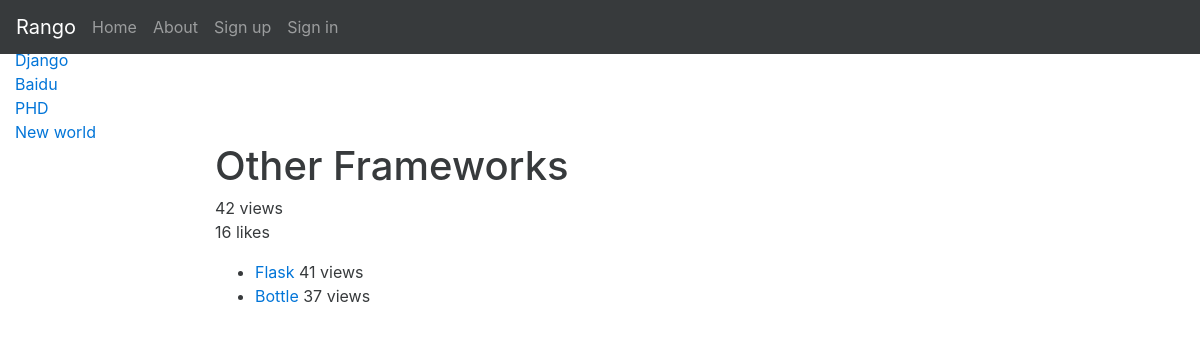
The app's page /rango/category/other-frameworks/ with its own data.
### rango/models.py (models this page shows, shortened)
class Category(models.Model):
	name = models.CharField(max_length = 128, unique = True)
	views = models.IntegerField(default = 0)
	likes = models.IntegerField(default = 0)
	slug = models.SlugField(default = "")
	def save(self, *args, **kwargs):
		self.slug = slugify(self.name)
		super(Category, self).save(*args, **kwargs)
	class Meta:
		verbose_name_plural = 'categories'

class Page(models.Model):
	category = models.ForeignKey(Category)
	title = models.CharField(max_length = 128)
	url = models.URLField()
	views = models.IntegerField(default = 0)
	first_visit = models.DateTimeField(auto_now = False, auto_now_add = True)
	last_visit = models.DateTimeField(auto_now = True, auto_now_add = False)

### rango/views.py (the view)
# urls.py: url(r'^category/(?P<category_name_slug>[\w\-]+)/$', views.show_category, name = 'show_category'),
def show_category(request, category_name_slug):
	context_dict = {}
	try:
		category = Category.objects.get(slug = category_name_slug)
		pages = Page.objects.filter(category = category).order_by('-views')
		category.views = category.views + 1
		category.save()
		context_dict['category'] = category
		context_dict['pages'] = pages
	except Category.DoesNotExist:
		context_dict['category'] = None
		context_dict['pages'] = None
	return render(request, 'rango/category.html', context = context_dict)

### rango/templatetags/rango_template_tags.py (called while the page is built)
@register.inclusion_tag('rango/cats.html')
def get_category_list(cat = None):
	return {'cats': Category.objects.all(),
		'act_cat': cat}

### templates/rango/category.html (shortened to what this page needs)
{% extends 'rango/base.html' %}
{% block body %}
		{% if category %}
			<h1 >{{ category.name }}</h1>
			<p>{{ category.views }} views<br />
			{{ category.likes }} likes</p>
			{% if pages %}
				<ul>
					{% for page in pages %}
						<li><a href="{% url 'goto' %}?page_id={{ page.id }}">{{ page.title }}</a>   {{ page.views }} views</li>
					{% endfor %}
				</ul>
			{% else %}
				<h3>No pages currently in category!</h3>
			{% endif %}
		{% else %}
			<h3>The specified category does not exist!</h3>
		{% endif %}
{% endblock %}

### templates/rango/cats.html
<ul class="nav nav-sidebar">
	{% if cats %}
		{% for c in cats %}
			{% if c == act_cat %}
				<li>
				<strong>
				<a href="{% url 'show_category' c.slug %}">{{ c.name }}</a>
				</strong>
				</li>
			{% else %}
				<li>
				<a href="{% url 'show_category' c.slug %}">{{ c.name }}</a>
				</li>
			{% endif %}
		{% endfor %}
	{% else %}
		<strong>There are no category present.</strong>
	{% endif %}
</ul>

### records on screen
Category: name "Django"
Category: name "Baidu"
Category: name "PHD"
Category: name "New world"
Category: name "Other Frameworks", views "42", likes "16"
Page: title "Flask", views "41"
Page: title "Bottle", views "37"
